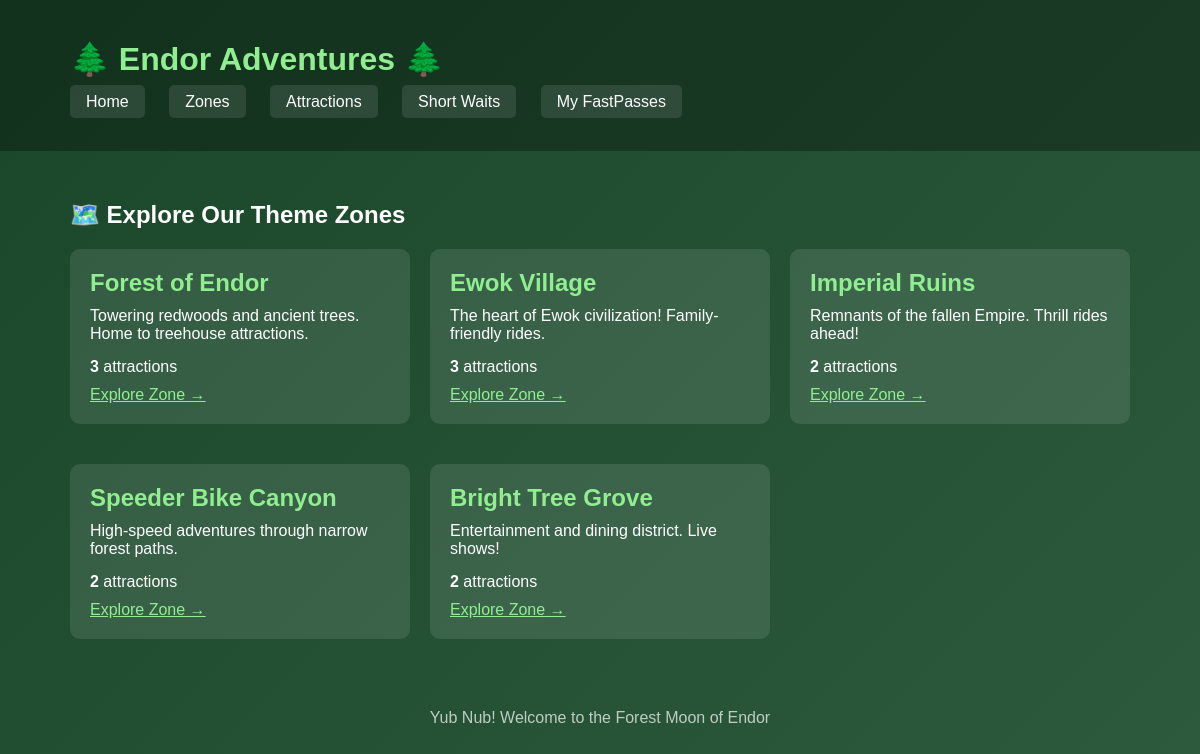
Screenshot of /zones/ with the database file from the repository.
### fastpass/models.py (models this page shows, shortened)
class ThemeZone(models.Model):
    name = models.CharField(max_length=100)
    description = models.TextField()
    is_open = models.BooleanField(default=True)
    created_at = models.DateTimeField(auto_now_add=True)
    class Meta:
        ordering = ['name']  # Sort zones alphabetically

### fastpass/views.py (the view)
# urls.py: path('zones/', views.zone_list, name='zone_list'),
def zone_list(request):
    zones = ThemeZone.objects.filter(is_open=True).annotate(
        num_attractions=Count('attractions')
    )
    return render(request, 'fastpass/zone_list.html', {'zones': zones})

### fastpass/templates/fastpass/zone_list.html (shortened to what this page needs)
{% extends 'fastpass/base.html' %}
{% block content %}
<h2 style="margin-bottom: 20px;">🗺️ Explore Our Theme Zones</h2>
<div class="grid">
    {% for zone in zones %}
    <div class="card">
        <h2>{{ zone.name }}</h2>
        <p>{{ zone.description }}</p>
        <p style="margin-top: 15px;">
            <strong>{{ zone.num_attractions }}</strong> attractions
        </p>
        <a href="{% url 'fastpass:zone_detail' zone.id %}"
           style="color: #90EE90; margin-top: 10px; display: inline-block;">
            Explore Zone →
        </a>
    </div>
    {% empty %}
    <p>No zones are currently open.</p>
    {% endfor %}
</div>
{% endblock %}

### fastpass/templates/fastpass/base.html (style rules this page uses)
* { margin: 0; padding: 0; box-sizing: border-box; }
body { font-family: Arial, sans-serif; background: linear-gradient(135deg, #1a472a 0%, #2d5a3d 100%); min-height: 100vh; color: white; }
.card { background: rgba(255,255,255,0.1); border-radius: 10px; padding: 20px; margin-bottom: 20px; }
.card h2 { color: #90EE90; margin-bottom: 10px; }
.grid { display: grid; grid-template-columns: repeat(auto-fill, minmax(280px, 1fr)); gap: 20px; }

### rows the page displays
ThemeZone: name "Forest of Endor", description "Towering redwoods and ancient trees. Home to treehouse attractions.", num_attractions "3"
ThemeZone: name "Ewok Village", description "The heart of Ewok civilization! Family-friendly rides.", num_attractions "3"
ThemeZone: name "Imperial Ruins", description "Remnants of the fallen Empire. Thrill rides ahead!", num_attractions "2"
ThemeZone: name "Speeder Bike Canyon", description "High-speed adventures through narrow forest paths.", num_attractions "2"
ThemeZone: name "Bright Tree Grove", description "Entertainment and dining district. Live shows!", num_attractions "2"
